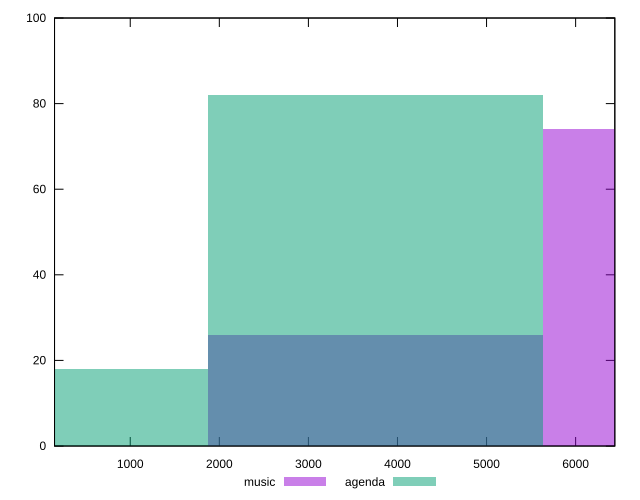

This chart was generated by the following gnuplot code:
reset

$music <<EOF
3753.7069872052007 26
7507.413974410401 74
EOF

$agenda <<EOF
3753.7069872052007 82
0 18
EOF

set key outside below
set boxwidth 3753.7069872052007
set xrange [150:6440]
set yrange [0:100]
set trange [0:100]
set style fill transparent solid 0.5 noborder
set terminal svg size 640, 500 enhanced background rgb 'white'
set output "reports/report_00028_2021-02-24T12-49-42.674Z/uses-text-compression/comparison/histogram/0_vs_1.svg"

plot $music title "music" with boxes, \
     $agenda title "agenda" with boxes

reset
